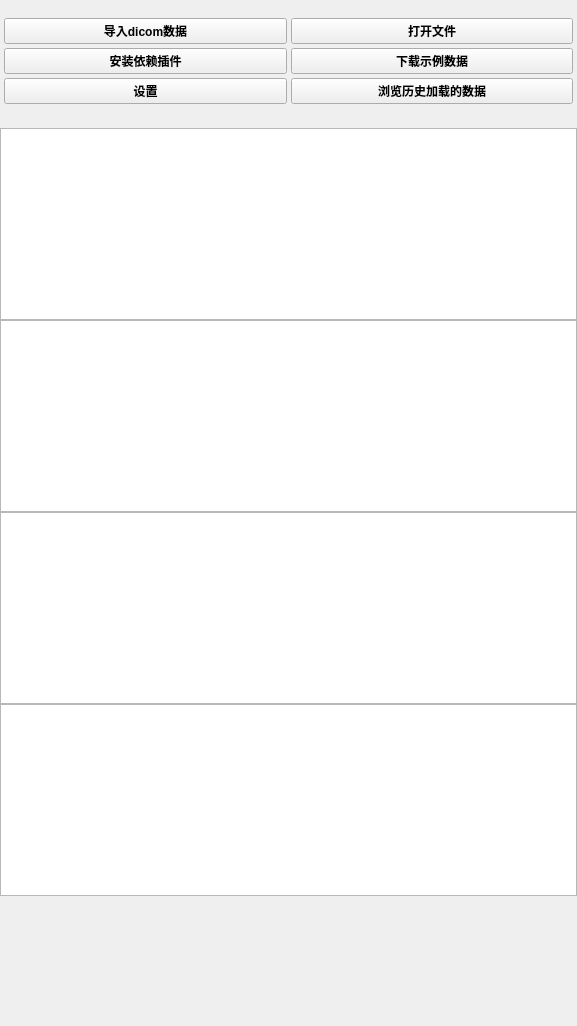
<?xml version="1.0" encoding="UTF-8"?>
<ui version="4.0">
 <class>qSlicerWelcomeModuleWidget</class>
 <widget class="qSlicerWidget" name="qSlicerWelcomeModuleWidget">
  <property name="geometry">
   <rect>
    <x>0</x>
    <y>0</y>
    <width>577</width>
    <height>1026</height>
   </rect>
  </property>
  <property name="windowTitle">
   <string>Welcome</string>
  </property>
  <layout class="QVBoxLayout" name="verticalLayout_12">
   <item>
    <widget class="QLabel" name="label">
     <property name="text">
      <string/>
     </property>
    </widget>
   </item>
   <item>
    <widget class="QFrame" name="ButtonsFrame">
     <property name="font">
      <font>
       <weight>75</weight>
       <bold>true</bold>
      </font>
     </property>
     <property name="frameShape">
      <enum>QFrame::NoFrame</enum>
     </property>
     <property name="frameShadow">
      <enum>QFrame::Raised</enum>
     </property>
     <layout class="QGridLayout" name="gridLayout_2">
      <property name="leftMargin">
       <number>4</number>
      </property>
      <property name="topMargin">
       <number>4</number>
      </property>
      <property name="rightMargin">
       <number>4</number>
      </property>
      <property name="bottomMargin">
       <number>4</number>
      </property>
      <property name="spacing">
       <number>4</number>
      </property>
      <item row="0" column="0">
       <widget class="QPushButton" name="LoadDicomDataButton">
        <property name="toolTip">
         <string>导入dicom数据</string>
        </property>
        <property name="text">
         <string>导入dicom数据</string>
        </property>
        <property name="iconSize">
         <size>
          <width>45</width>
          <height>22</height>
         </size>
        </property>
       </widget>
      </item>
      <item row="0" column="1">
       <widget class="QPushButton" name="LoadNonDicomDataButton">
        <property name="toolTip">
         <string>打开文件</string>
        </property>
        <property name="text">
         <string>打开文件</string>
        </property>
        <property name="icon">
         <iconset resource="../../../../../Base/QTGUI/Resources/qSlicerBaseQTGUI.qrc">
          <normaloff>:/Icons/Small/Icons/Small/SlicerLoadData1.png</normaloff>:/Icons/Small/Icons/Small/SlicerLoadData1.png</iconset>
        </property>
        <property name="iconSize">
         <size>
          <width>45</width>
          <height>22</height>
         </size>
        </property>
       </widget>
      </item>
      <item row="1" column="1">
       <widget class="QPushButton" name="LoadSampleDataButton">
        <property name="toolTip">
         <string>下载示例数据</string>
        </property>
        <property name="text">
         <string>下载示例数据</string>
        </property>
        <property name="icon">
         <iconset resource="../qSlicerWelcomeModule.qrc">
          <normaloff>:/Images/SlicerWWW-Original.png</normaloff>:/Images/SlicerWWW-Original.png</iconset>
        </property>
        <property name="iconSize">
         <size>
          <width>29</width>
          <height>22</height>
         </size>
        </property>
       </widget>
      </item>
      <item row="1" column="0">
       <widget class="QPushButton" name="OpenExtensionsManagerButton">
        <property name="toolTip">
         <string>安装依赖插件</string>
        </property>
        <property name="text">
         <string>安装依赖插件</string>
        </property>
        <property name="icon">
         <iconset resource="../../../../../Base/QTGUI/Resources/qSlicerBaseQTGUI.qrc">
          <normaloff>:/Icons/ExtensionDefaultIcon.png</normaloff>:/Icons/ExtensionDefaultIcon.png</iconset>
        </property>
        <property name="iconSize">
         <size>
          <width>22</width>
          <height>22</height>
         </size>
        </property>
       </widget>
      </item>
      <item row="2" column="0">
       <widget class="QPushButton" name="EditApplicationSettingsButton">
        <property name="toolTip">
         <string>设置</string>
        </property>
        <property name="text">
         <string>设置</string>
        </property>
        <property name="icon">
         <iconset resource="../qSlicerWelcomeModule.qrc">
          <normaloff>:/Images/SlicerAdvancedGear-Original.png</normaloff>:/Images/SlicerAdvancedGear-Original.png</iconset>
        </property>
        <property name="iconSize">
         <size>
          <width>22</width>
          <height>22</height>
         </size>
        </property>
       </widget>
      </item>
      <item row="2" column="1">
       <widget class="QPushButton" name="ExploreLoadedDataPushButton">
        <property name="toolTip">
         <string>浏览历史加载的数据</string>
        </property>
        <property name="text">
         <string>浏览历史加载的数据</string>
        </property>
        <property name="icon">
         <iconset resource="../qSlicerWelcomeModule.qrc">
          <normaloff>:/Images/WelcomeSubjectHierarchy.png</normaloff>:/Images/WelcomeSubjectHierarchy.png</iconset>
        </property>
        <property name="iconSize">
         <size>
          <width>22</width>
          <height>21</height>
         </size>
        </property>
       </widget>
      </item>
     </layout>
    </widget>
   </item>
   <item>
    <spacer name="verticalSpacer">
     <property name="orientation">
      <enum>Qt::Vertical</enum>
     </property>
     <property name="sizeType">
      <enum>QSizePolicy::Fixed</enum>
     </property>
     <property name="sizeHint" stdset="0">
      <size>
       <width>20</width>
       <height>20</height>
      </size>
     </property>
    </spacer>
   </item>
   <item>
    <widget class="ctkCollapsibleButton" name="FeedbackCollapsibleWidget" native="true">
     <property name="text" stdset="0">
      <string>Feedback</string>
     </property>
     <property name="collapsed" stdset="0">
      <bool>true</bool>
     </property>
     <layout class="QVBoxLayout" name="verticalLayout_13">
      <property name="spacing">
       <number>0</number>
      </property>
      <property name="leftMargin">
       <number>0</number>
      </property>
      <property name="topMargin">
       <number>0</number>
      </property>
      <property name="rightMargin">
       <number>0</number>
      </property>
      <property name="bottomMargin">
       <number>0</number>
      </property>
      <item>
       <widget class="ctkFittedTextBrowser" name="textBrowser_13">
        <property name="sizePolicy">
         <sizepolicy hsizetype="Ignored" vsizetype="Minimum">
          <horstretch>0</horstretch>
          <verstretch>0</verstretch>
         </sizepolicy>
        </property>
        <property name="verticalScrollBarPolicy">
         <enum>Qt::ScrollBarAlwaysOff</enum>
        </property>
        <property name="openExternalLinks">
         <bool>true</bool>
        </property>
       </widget>
      </item>
     </layout>
    </widget>
   </item>
   <item>
    <widget class="ctkCollapsibleButton" name="WelcomeAndAboutCollapsibleWidget" native="true">
     <property name="text" stdset="0">
      <string>About</string>
     </property>
     <property name="collapsed" stdset="0">
      <bool>true</bool>
     </property>
     <layout class="QVBoxLayout" name="verticalLayout">
      <property name="spacing">
       <number>0</number>
      </property>
      <property name="leftMargin">
       <number>0</number>
      </property>
      <property name="topMargin">
       <number>0</number>
      </property>
      <property name="rightMargin">
       <number>0</number>
      </property>
      <property name="bottomMargin">
       <number>0</number>
      </property>
      <item>
       <widget class="ctkFittedTextBrowser" name="textBrowse">
        <property name="sizePolicy">
         <sizepolicy hsizetype="Ignored" vsizetype="Minimum">
          <horstretch>0</horstretch>
          <verstretch>0</verstretch>
         </sizepolicy>
        </property>
        <property name="verticalScrollBarPolicy">
         <enum>Qt::ScrollBarAlwaysOff</enum>
        </property>
        <property name="openExternalLinks">
         <bool>true</bool>
        </property>
       </widget>
      </item>
     </layout>
    </widget>
   </item>
   <item>
    <widget class="ctkCollapsibleButton" name="OtherUsefulHintsCollapsibleWidget" native="true">
     <property name="text" stdset="0">
      <string>Documentation &amp;&amp; Tutorials</string>
     </property>
     <property name="collapsed" stdset="0">
      <bool>true</bool>
     </property>
     <layout class="QVBoxLayout" name="verticalLayout_9">
      <property name="spacing">
       <number>0</number>
      </property>
      <property name="leftMargin">
       <number>0</number>
      </property>
      <property name="topMargin">
       <number>0</number>
      </property>
      <property name="rightMargin">
       <number>0</number>
      </property>
      <property name="bottomMargin">
       <number>0</number>
      </property>
      <item>
       <widget class="ctkFittedTextBrowser" name="textBrowser_9">
        <property name="sizePolicy">
         <sizepolicy hsizetype="Ignored" vsizetype="Minimum">
          <horstretch>0</horstretch>
          <verstretch>0</verstretch>
         </sizepolicy>
        </property>
        <property name="verticalScrollBarPolicy">
         <enum>Qt::ScrollBarAlwaysOff</enum>
        </property>
        <property name="openExternalLinks">
         <bool>true</bool>
        </property>
       </widget>
      </item>
     </layout>
    </widget>
   </item>
   <item>
    <widget class="ctkCollapsibleButton" name="AcknowledgmentCollapsibleWidget" native="true">
     <property name="text" stdset="0">
      <string>Acknowledgment</string>
     </property>
     <property name="collapsed" stdset="0">
      <bool>true</bool>
     </property>
     <layout class="QVBoxLayout" name="verticalLayout_11">
      <property name="spacing">
       <number>0</number>
      </property>
      <property name="leftMargin">
       <number>0</number>
      </property>
      <property name="topMargin">
       <number>0</number>
      </property>
      <property name="rightMargin">
       <number>0</number>
      </property>
      <property name="bottomMargin">
       <number>0</number>
      </property>
      <item>
       <widget class="ctkFittedTextBrowser" name="textBrowser_11">
        <property name="sizePolicy">
         <sizepolicy hsizetype="Ignored" vsizetype="Minimum">
          <horstretch>0</horstretch>
          <verstretch>0</verstretch>
         </sizepolicy>
        </property>
        <property name="verticalScrollBarPolicy">
         <enum>Qt::ScrollBarAlwaysOff</enum>
        </property>
        <property name="openExternalLinks">
         <bool>true</bool>
        </property>
       </widget>
      </item>
     </layout>
    </widget>
   </item>
   <item>
    <spacer name="VerticalSpacer">
     <property name="orientation">
      <enum>Qt::Vertical</enum>
     </property>
     <property name="sizeType">
      <enum>QSizePolicy::MinimumExpanding</enum>
     </property>
     <property name="sizeHint" stdset="0">
      <size>
       <width>0</width>
       <height>0</height>
      </size>
     </property>
    </spacer>
   </item>
  </layout>
 </widget>
 <layoutdefault spacing="0" margin="0"/>
 <customwidgets>
  <customwidget>
   <class>qSlicerWidget</class>
   <extends>QWidget</extends>
   <header>qSlicerWidget.h</header>
   <container>1</container>
  </customwidget>
  <customwidget>
   <class>ctkCollapsibleButton</class>
   <extends>QWidget</extends>
   <header>ctkCollapsibleButton.h</header>
   <container>1</container>
  </customwidget>
  <customwidget>
   <class>ctkFittedTextBrowser</class>
   <extends>QTextBrowser</extends>
   <header>ctkFittedTextBrowser.h</header>
  </customwidget>
 </customwidgets>
 <resources>
  <include location="../qSlicerWelcomeModule.qrc"/>
  <include location="../../../../../Base/QTGUI/Resources/qSlicerBaseQTGUI.qrc"/>
  <include location="../../../../../Resources/qSlicer.qrc"/>
 </resources>
 <connections/>
</ui>
